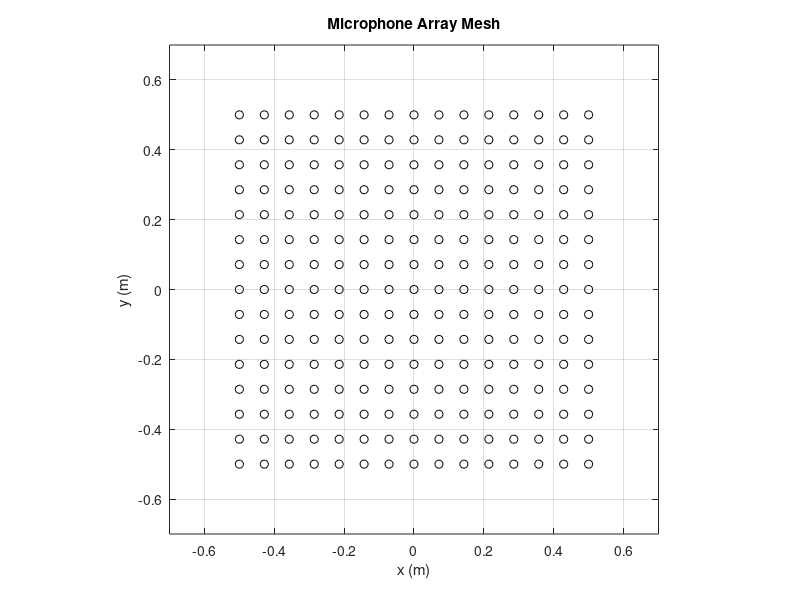
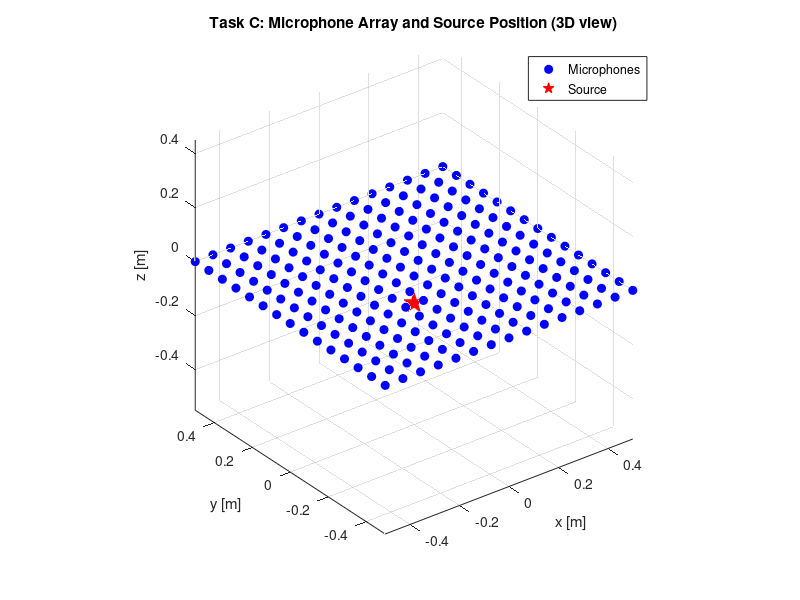
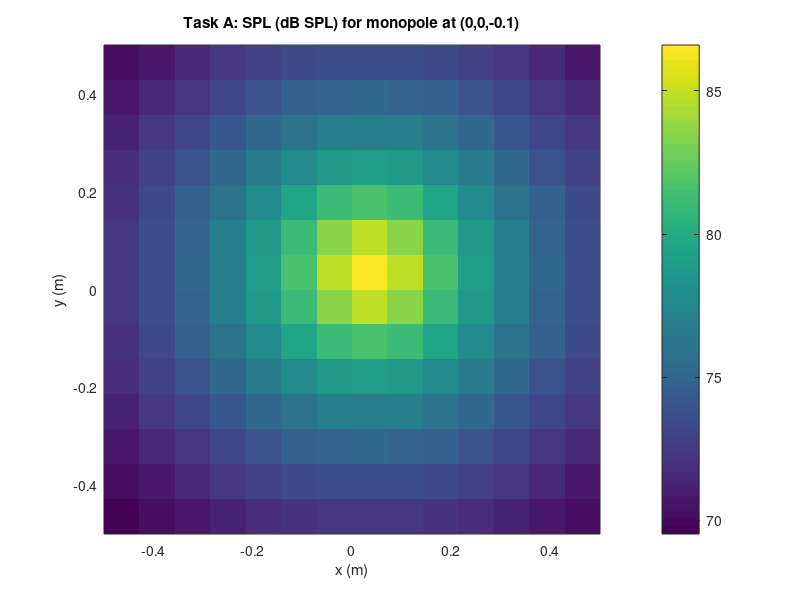
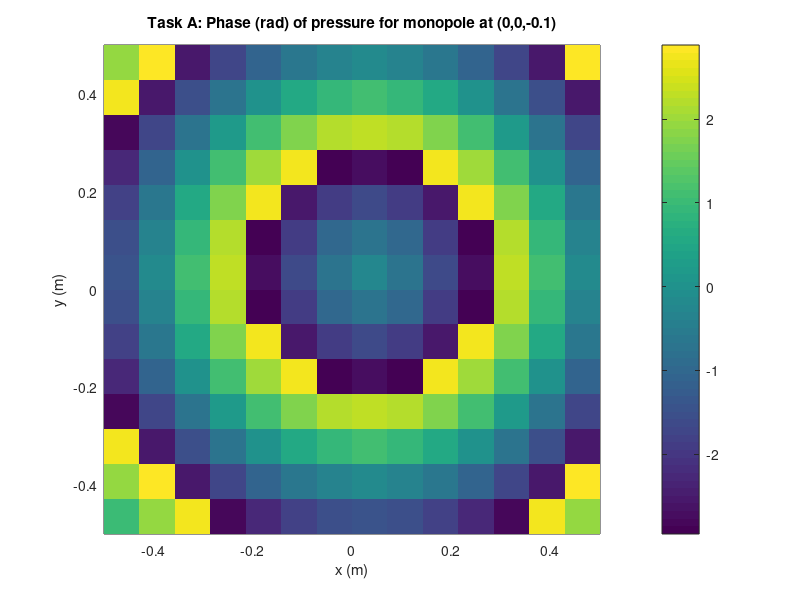

The MATLAB source for these figures, in order:
%% Wavenumber transform, Lab 7

% This script solves tasks A to E from the lab exercise
% It is divided into sections and contains result discussion in comments
% Authors: s243674, s243592, s243590, s242987

clear; close all; clc;

%% Constants

c = 343;            % Speed of sound (m/s)
rho = 1.21;           % Air density (kg/m^3)
Q = 1e-4;           % Monopole volume velocity (m^3/s)
L = 1;               % Mic array size in x and y axis (m)
Lx=L;
Ly=L;
M = 15;            % Number of microphones per x/y dimension
N = 512;              % Number of lines per dimension of the FFTs (for zero padding)
f = 1000;             % Frequency (Hz)
omega = 2 * pi * f;   
k = omega / c;        

%% Define microphone grid

x = linspace(-Lx/2, Lx/2, M);   % x-Mics creations
y = linspace(-Ly/2, Ly/2, M);   % y-Mics creations
[X, Y] = meshgrid(x, y);
dx = x(2) - x(1);             % space between each mics
dy = y(2) - y(1);             % dx and dy are both computed but dx=dy as Lx=Ly

figure(1);
plot(X, Y, 'ko');
title('Microphone Array Mesh');
xlim([-0.7*L 0.7*L]); ylim([-0.7*L 0.7*L]);   % allows to see mics nicely
xlabel('x (m)'); ylabel('y (m)');
grid on; axis equal;

%% Define wavenumber grid

kx = (-N/2:N/2-1) * (2 * pi / (N * dx));    % Using N to make size match P_k size
ky = (-N/2:N/2-1) * (2 * pi / (N * dy));
kx = -kx;                  % Correct FFT sign convention???
ky = -ky;                  % Correct FFT sign convention???
[KX, KY] = meshgrid(kx, ky);









%% TASK A - Source at (0,0,-0.1)
z_source = -0.1;                                                 % Normal (z) distance of the monopole to the array plane (x,y) 
R = sqrt(X.^2 + Y.^2 + (0 - z_source).^2);                      % Distance from the monopole to each microphone position (15x15)
p = 1j * omega * rho * Q ./ (4 * pi * R) .* exp(-1j * k * R);   % Pressure at each measurment microphone of the array (15x15) (eq.9.2 from the book)

% SPL calculation
p_rms = abs(p)/ sqrt(2);
SPL = 20 * log10(p_rms / 2e-5);

x0 =0; y0 = 0;     

figure(2);
hold on;
plot3(X(:), Y(:), zeros(size(X(:))), 'bo', 'MarkerFaceColor', 'b');
plot3(x0, y0, -0.1, 'rp', 'MarkerSize', 15, 'MarkerFaceColor', 'r');
title('Task C: Microphone Array and Source Position (3D view)');
xlabel('x [m]'); ylabel('y [m]'); 
zlabel('z [m]');
grid on;
legend('Microphones','Source');
view(3); axis equal;

figure(3);
pcolor(X, Y, SPL); shading flat; colorbar;
title('Task A: SPL (dB SPL) for monopole at (0,0,-0.1)');
xlabel('x (m)'); ylabel('y (m)');

figure(4);
pcolor(X, Y, angle(p)); shading flat; colorbar;
title('Task A: Phase (rad) of pressure for monopole at (0,0,-0.1)');
xlabel('x (m)'); ylabel('y (m)');

% ANALYSIS : The sound pressure level figure 1 shows an expected maxima of
% pressure for the microphone which distance to the monopole is the
% smallest (the microphone at coordonates (0,0,0)). The sound pressure
% level then decreases with R, so in each x-y direction to the center 
% microphone similarly, creating a radially symetrical figure. Those points
% being further and further away from the center microphone also receive a
% wave that travelled during more time, therefore the phase also follows a
% sinusoidal behavior in all radial directions to the center microphone. 





%% TASK B - Wavenumber spectrum at 1kHz and 500Hz

% Same methodology but for two different frequencies
f = 1000;
omega = 2 * pi * f;
k = omega / c;
R = sqrt(X.^2 + Y.^2 + (0 - z_source).^2);
p = 1j * omega * rho * Q ./ (4 * pi * R) .* exp(-1j * k * R);
P_k = fftshift(fft2(p, N, N));

figure(5);
pcolor(KX, KY, abs(P_k)); 
shading flat; 
colorbar;
title('Task B: Wavenumber spectrum (rad/m) at 1kHz');
xlabel('k_x (rad/m)'); ylabel('k_y (rad/m)');

figure(6);
pcolor(KX, KY, angle(P_k)); 
shading flat; 
colorbar;
title('Task B: Wavenumber spectrum phase (rad) at 1kHz');
xlabel('k_x (rad/m)'); ylabel('k_y (rad/m)');

% Changing f=100 to f500
f = 500;
omega = 2 * pi * f;
k = omega / c;
R = sqrt(X.^2 + Y.^2 + (0 - z_source).^2);
p = 1j * omega * rho * Q ./ (4 * pi * R) .* exp(-1j * k * R);
P_k = fftshift(fft2(p, N, N));

figure(7);
pcolor(KX, KY, abs(P_k)); 
shading flat; 
colorbar;
title('Task B: Wavenumber spectrum (rad/m) at 500Hz');
xlabel('k_x (rad/m)'); ylabel('k_y (rad/m)');

figure(8);
pcolor(KX, KY, angle(P_k)); 
shading flat; 
colorbar;
title('Task B: Wavenumber spectrum phase (rad) at 500Hz');
xlabel('k_x (rad/m)'); ylabel('k_y (rad/m)');



% HAS TO BE ANALYSED





%% TASK C - Source at corner (L/2, L/2, -0.1)

f = 1000;
omega = 2 * pi * f;
k = omega / c;
x0 = L/2; y0 = L/2;                                       % New source coordinates
R = sqrt((X - x0).^2 + (Y - y0).^2 + (0 - z_source).^2);
p = 1j * omega * rho * Q ./ (4 * pi * R) .* exp(-1j * k * R);
P_k = fftshift(fft2(p, N, N));

figure(9);
hold on;
plot3(X(:), Y(:), zeros(size(X(:))), 'bo', 'MarkerFaceColor', 'b');
plot3(x0, y0, -0.1, 'rp', 'MarkerSize', 15, 'MarkerFaceColor', 'r');
title('Task C: Microphone Array and Source Position (3D view)');
xlabel('x [m]'); ylabel('y [m]'); 
zlabel('z [m]');
grid on;
legend('Microphones','Source');
view(3); axis equal;


figure(10);
pcolor(KX, KY, abs(P_k)); 
shading flat; 
colorbar;
title('Task C: Wavenumber magnitude spectrum at corner (L/2, L/2)');
xlabel('k_x [rad/m]'); ylabel('k_y [rad/m]');

figure(11);
pcolor(KX, KY, angle(P_k)); 
shading flat; 
colorbar;
title('Task C: Wavenumber phase spectrum at corner (L/2, L/2)');
xlabel('k_x [rad/m]'); ylabel('k_y [rad/m]');

